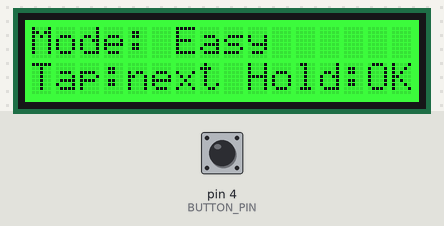
A sketch run on a simulated Arduino Uno, built with avr-gcc and run on an emulated ATmega328P. On the bench: 16×2 character LCD. Inputs (shaded band) come from the test bench; at power-on: pin 4 (BUTTON_PIN) LOW.

Above: at 3.9 s.
4.0 s: pin 4 (BUTTON_PIN) pulled HIGH for 0.15 s
At 4.8 s:
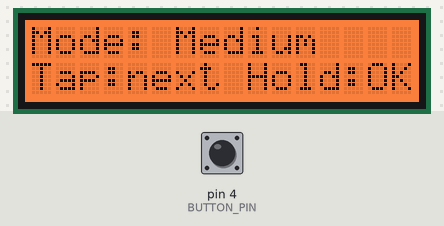
5.6 s: pin 4 (BUTTON_PIN) pulled HIGH for 1 s
At 7.8 s:
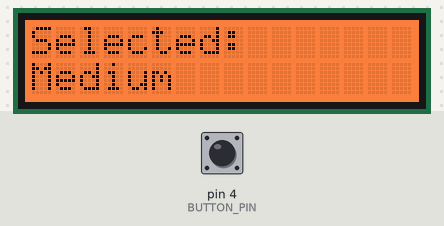
At 9.2 s:
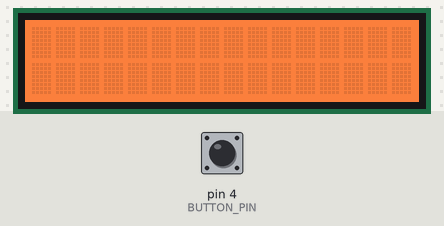
Timing chart, 0 to 10.7 s (numbered marks = the images above; inputs shaded):
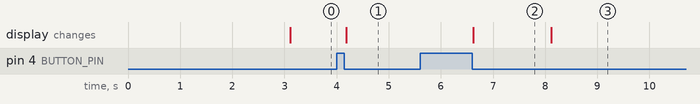

The sketch:

Introduction_Display.ino
```cpp
#include <Wire.h>
#include "rgb_lcd.h"

rgb_lcd lcd;

const int BUTTON_PIN = 4;   // change to your button's port
int difficulty = 0;         // 0 = Easy, 1 = Medium, 2 = Hard
String names[] = {"Easy", "Medium", "Hard"};

void setDifficultyColor() {
  if (difficulty == 0) {
    lcd.setRGB(0, 255, 0);
  } else if (difficulty == 1) {
      lcd.setRGB(255, 90, 0);
    } else {
      lcd.setRGB(255, 0, 0);
    }
}

void showDifficulty() {
  setDifficultyColor();
  lcd.clear();
  lcd.setCursor(0, 0);
  lcd.print("Mode: " + names[difficulty]);
  lcd.setCursor(0, 1);
  lcd.print("Tap:next Hold:OK");
}

void chooseDifficulty() {
  showDifficulty();
  while (true) {
    if (digitalRead(BUTTON_PIN) == HIGH) {
      unsigned long start = millis();
      while (digitalRead(BUTTON_PIN) == HIGH) {}   // wait for release

      if (millis() - start >= 1000) {
        return;                                    // held: confirm
      }
      difficulty = (difficulty + 1) % 3;           // tapped: next option
      showDifficulty();
      delay(50);
    }
  }
}

void setup() {
  pinMode(BUTTON_PIN, INPUT);
  lcd.begin(16, 2);
  lcd.setRGB(0, 150, 255);

  lcd.setCursor(3, 0);
  lcd.print("Welcome to");
  lcd.setCursor(2, 1);
  lcd.print("Mini Escape!");
  delay(3000);

  chooseDifficulty();

  lcd.clear();
  lcd.print("Selected:");
  lcd.setCursor(0, 1);
  lcd.print(names[difficulty]);
  delay(1500);
  lcd.clear();
}

void loop() {

}
```

Measured:
- after the input at 4.0 s, the display: changes after 0.18 s (image 1)
- after the input at 5.6 s, the display: changes after 1.0 s (image 2)
- what the display in image 2 shows lasts 1.5 s, from 6.6 s to 8.1 s
